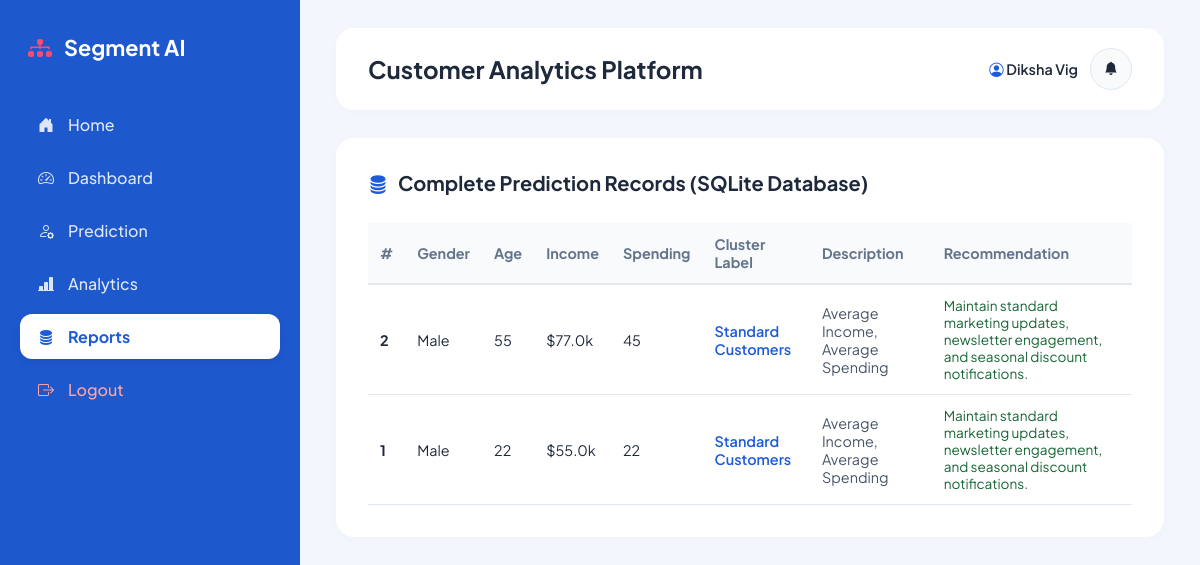
Screenshot of /history (signed in) with the database file from the repository.
### tables this page shows
CREATE TABLE predictions (
            id INTEGER PRIMARY KEY AUTOINCREMENT,
            gender TEXT,
            age INTEGER,
            income REAL,
            spending INTEGER,
            cluster INTEGER,
            label TEXT,
            description TEXT,
            recommendation TEXT,
            created_at TIMESTAMP DEFAULT CURRENT_TIMESTAMP
        );

### app.py (the view)
@app.route('/history')
@login_required
def history():
    conn = get_db()
    records = conn.execute('SELECT * FROM predictions ORDER BY id DESC').fetchall()
    conn.close()
    return render_template('history.html', records=records)

### app.py (called while the page is built)
def login_required(f):
    @wraps(f)
    def decorated_function(*args, **kwargs):
        if 'user_id' not in session:
            flash('Please log in to access this page.', 'warning')
            return redirect(url_for('login'))
        return f(*args, **kwargs)
    return decorated_function

### database.py (called while the page is built)
def get_db():
    os.makedirs('instance', exist_ok=True)
    conn = sqlite3.connect(DB_PATH)
    conn.row_factory = sqlite3.Row
    return conn

### templates/history.html
{% extends 'base.html' %}
{% block content %}
<div class="content-card">
    <div class="card-title-group">
        <i class="bi bi-database-fill" style="color: var(--primary-blue);"></i>
        <span>Complete Prediction Records (SQLite Database)</span>
    </div>
    <div style="overflow-x: auto;">
        <table style="width: 100%; border-collapse: collapse; text-align: left; font-size: 0.9rem;">
            <thead>
                <tr style="border-bottom: 2px solid #e2e8f0; color: #64748b; background: #f8fafc;">
                    <th style="padding: 12px;">#</th>
                    <th style="padding: 12px;">Gender</th>
                    <th style="padding: 12px;">Age</th>
                    <th style="padding: 12px;">Income</th>
                    <th style="padding: 12px;">Spending</th>
                    <th style="padding: 12px;">Cluster Label</th>
                    <th style="padding: 12px;">Description</th>
                    <th style="padding: 12px;">Recommendation</th>
                </tr>
            </thead>
            <tbody>
                {% for item in records %}
                <tr style="border-bottom: 1px solid #e2e8f0;">
                    <td style="padding: 12px; font-weight: 700;">{{ item.id }}</td>
                    <td style="padding: 12px;">{{ item.gender }}</td>
                    <td style="padding: 12px;">{{ item.age }}</td>
                    <td style="padding: 12px;">${{ item.income }}k</td>
                    <td style="padding: 12px;">{{ item.spending }}</td>
                    <td style="padding: 12px; font-weight: 600; color: #1d5bd8;">{{ item.label }}</td>
                    <td style="padding: 12px; color: #475569;">{{ item.description }}</td>
                    <td style="padding: 12px; color: #166534; font-size: 0.85rem;">{{ item.recommendation }}</td>
                </tr>
                {% else %}
                <tr>
                    <td colspan="8" style="padding: 2rem; text-align: center; color: #94a3b8;">No customer evaluation history found.</td>
                </tr>
                {% endfor %}
            </tbody>
        </table>
    </div>
</div>
{% endblock %}

### static/css/style.css (style rules this page uses)
:root { --primary-blue: #1d5bd8; --sidebar-bg: #1e58cd; --body-bg: #f3f6fc; --card-bg: #ffffff; --text-dark: #1e293b; --text-muted: #64748b; --border-color: #e2e8f0; --radius-lg: 18px; --radius-md: 12px; }
body { font-family: 'Plus Jakarta Sans', sans-serif; background-color: var(--body-bg); color: var(--text-dark); margin: 0; padding: 0; }
.content-card { background: var(--card-bg); border-radius: var(--radius-lg); padding: 2rem; box-shadow: 0 2px 12px rgba(0, 0, 0, 0.02); }
.card-title-group { display: flex; align-items: center; gap: 10px; font-size: 1.25rem; font-weight: 700; margin-bottom: 1.75rem; }

### rows the page displays
predictions: id "2", gender "Male", age "55", income "77.0", spending "45", label "Standard Customers", description "Average Income, Average Spending", recommendation "Maintain standard marketing updates, newsletter engagement, and seasonal discount notifications."
predictions: id "1", gender "Male", age "22", income "55.0", spending "22", label "Standard Customers", description "Average Income, Average Spending", recommendation "Maintain standard marketing updates, newsletter engagement, and seasonal discount notifications."

### other values shown
{{ session['user_name'] }} "Diksha Vig"
